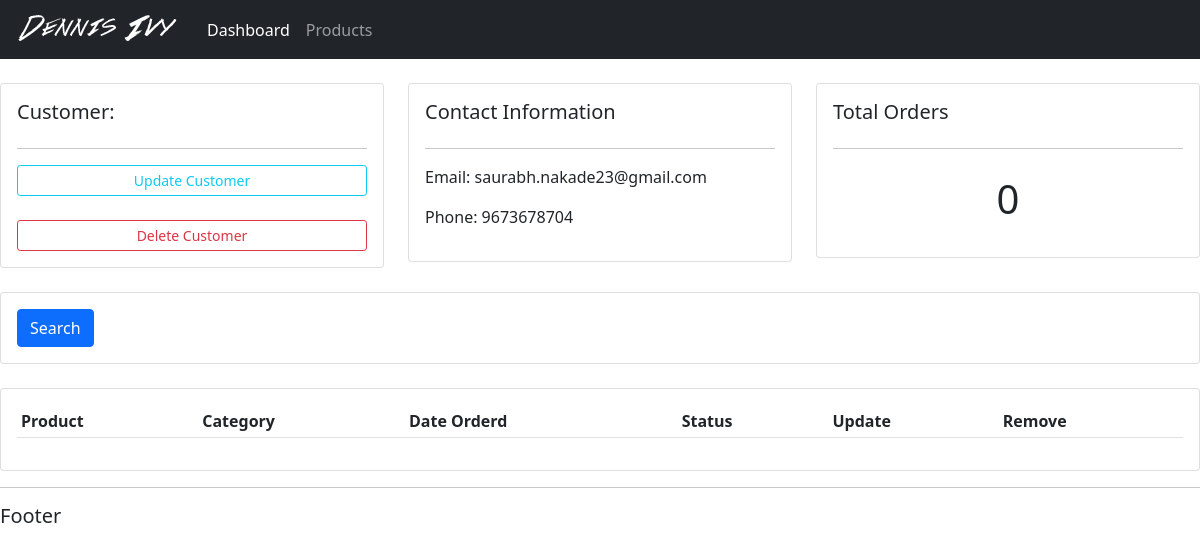
/customer/3/, run on an earlier commit of the app's database.
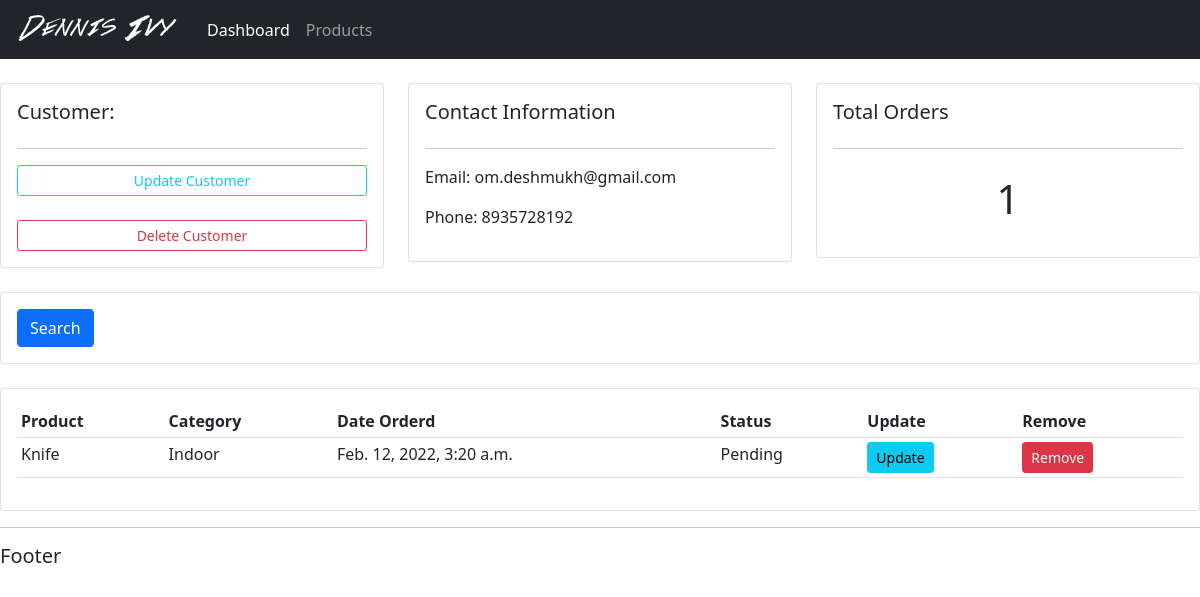
And on a later commit of the database.
### accounts/models.py (models this page shows, shortened)
class Customer(models.Model):
    name = models.CharField(max_length=200 , null=True)
    phone = models.CharField(max_length=200 , null=True)
    email = models.CharField(max_length=200 , null=True)
    date_created = models.DateTimeField(auto_now_add=True , null=True)

class Order(models.Model):
	STATUS = (
			('Pending', 'Pending'),
			('Out for delivery', 'Out for delivery'),
			('Delivered', 'Delivered'),
			)
	customer = models.ForeignKey(Customer,null=True,on_delete=models.SET_NULL)
	product = models.ForeignKey(Product,null=True,on_delete=models.SET_NULL)
	date_created = models.DateTimeField(auto_now_add=True, null=True)
	status = models.CharField(max_length=200, null=True, choices=STATUS)

class Product(models.Model):
	CATEGORY = (
			('Indoor', 'Indoor'),
			('Out Door', 'Out Door'),
			)
	name = models.CharField(max_length=200, null=True)
	price = models.FloatField(null=True)
	category = models.CharField(max_length=200, null=True, choices=CATEGORY)
	description = models.CharField(max_length=200, null=True)
	date_created = models.DateTimeField(auto_now_add=True, null=True)
	tag= models.ManyToManyField(Tag)

### accounts/views.py (the view)
# urls.py: path('customer/<str:key>/',views.customer,name="customer"),
def customer(request,key):
    customer = Customer.objects.get(id=key)
    orders=customer.order_set.all()
    orders_count=orders.count()
    context={'customer':customer,'orders':orders,'orders_count':orders_count}
    return render(request,'accounts/customer.html',context)

### accounts/templates/accounts/customer.html
{% extends 'accounts/main.html' %} {% block content %}
<br />
<div class="row">
  <div class="col-md">
    <div class="card card-body">
      <h5>Customer:</h5>
      <hr />
      <a class="btn btn-outline-info btn-sm btn-block" href="">Update Customer</a>
      <br />
      <a class="btn btn-outline-danger btn-sm btn-block" href="">Delete Customer</a>
    </div>
  </div>
  <div class="col-md">
    <div class="card card-body">
      <h5>Contact Information</h5>
      <hr />
      <p>Email: {{customer.email}}</p>
      <p>Phone: {{customer.phone}}</p>
    </div>
  </div>
  <div class="col-md">
    <div class="card card-body">
      <h5>Total Orders</h5>
      <hr />
      <h1 style="text-align: center; padding: 10px">{{orders_count}}</h1>
    </div>
  </div>
</div>
<br />
<div class="row">
  <div class="col">
    <div class="card card-body">
      <form method="get">
        <button class="btn btn-primary" type="submit">Search</button>
      </form>
    </div>
  </div>
</div>
<br />
<div class="row">
  <div class="col-md">
    <div class="card card-body">
      <table class="table table-sm">
        <tr>
          <th>Product</th>
          <th>Category</th>
          <th>Date Orderd</th>
          <th>Status</th>
          <th>Update</th>
          <th>Remove</th>
        </tr>
        {%for order in orders%}
        <tr>
          <td>{{order.product.name}}</td>
          <td>{{order.product.category}}</td>
          <td>{{order.product.date_created}}</td>
          <td>{{order.status}}</td>
          <td><a href="#" class="btn btn-sm btn-info">Update</a></td>
          <td><a href="#" class="btn btn-sm btn-danger">Remove</a></td>
        </tr>
        {%endfor%}
      </table>
    </div>
  </div>
</div>
{% endblock %}

What changed in the data, as far as the page shows it:
changed Customer: email "saurabh.nakade23@gmail.com" → "om.deshmukh@gmail.com"; phone "9673678704" → "8935728192"
added Order: product.name "Knife", product.category "Indoor", product.date_created "Feb. 12, 2022, 3:20 a.m.", status "Pending"
Also different on the page:
{{ orders_count }}: "0" → "1"
